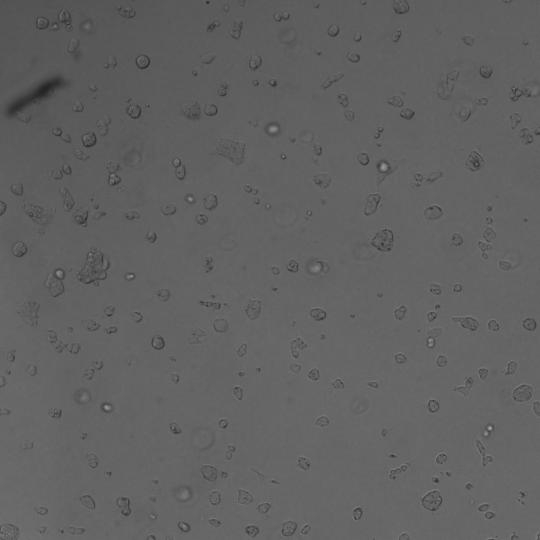
#> input picture experiment-cisplatin-drug-screen/import/images/R2C2_F10P1T0_220405-106TP24-15BME-CisGemCarbo.tiff, 1080 x 1080 px (shown at 1/2 size); its folder holds only this picture in this run
$ python -i Post-Processing.py   (imports and definitions only)
#> lines starting #> are read from the running program, lines starting #| are printed output that depends on the picture; after the words box and inside, x2 and y2 are one past the last pixel; in counts of white or black regions, pixels touching at a corner belong together
#> further down, picture is the input picture: shape (1080, 1080); min 36, max 172, mean 97.1
from OrganoTrack.Displaying import Display
import cv2 as cv
import numpy as np
import random as rng

# [1 line not run here, left out]

def SeparateOverlappingObjets(currentImage):

    displayState = False
    displayScale = 0.5

    # Perform the distance transform algorithm
    dist = cv.distanceTransform(currentImage, cv.DIST_L2, 3)
#> dist: shape (1080, 1080) float32; every value is 3.4e+38
    cv.normalize(dist, dist, 0, 1.0, cv.NORM_MINMAX)
#> dist: shape (1080, 1080) float32; every value is 0

    if displayState:
        Display('distance transform', dist, displayScale)

    # Threshold to obtain the peaks
    # This will be the markers for the foreground objects
    _, dist = cv.threshold(dist, 0.4, 1.0, cv.THRESH_BINARY)
    if displayState:
        Display('peaks', dist, displayScale)

    # Dilate a bit the peaks image
    kernel1 = np.ones((3, 3), dtype=np.uint8)
    dist = cv.dilate(dist, kernel1)
    if displayState:
        Display('dilated', dist, displayScale)

    # Create the CV_8U version of the distance image
    # It is needed for findContours()
    dist_8u = dist.astype('uint8')
#> dist_8u: shape (1080, 1080); every value is 0

    # Find total markers
    contours, _ = cv.findContours(dist_8u, cv.RETR_EXTERNAL, cv.CHAIN_APPROX_SIMPLE)
#> contours = []

    # Create the marker image for the watershed algorithm
    markers = np.zeros(dist.shape, dtype=np.int32)

    # Draw the foreground markers
    for i in range(len(contours)):
        cv.drawContours(markers, contours, i, (i + 1), -1)
#> this loop made 0 passes

    # Draw the background marker
    cv.circle(markers, (5, 5), 3, (255, 255, 255), -1)
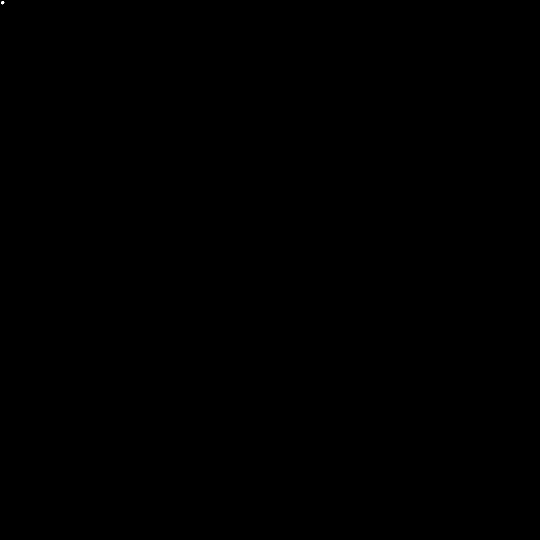
#> markers: shape (1080, 1080) int32 (shown at 1/2 size); 0% white; 1 white region, box (x1, y1, x2, y2) and area: (2, 2, 9, 9) 29
    markers_8u = (markers * 10).astype('uint8')
    if displayState:
        Display('Markers', markers_8u, displayScale)

    #
    backtorgb = cv.cvtColor(currentImage, cv.COLOR_GRAY2RGB)

    # Perform the watershed algorithm
    cv.watershed(backtorgb, markers)

    # mark = np.zeros(markers.shape, dtype=np.uint8)
    mark = markers.astype('uint8')
#> mark: shape (1080, 1080); every value is 255
    mark = cv.bitwise_not(mark)
    # uncomment this if you want to see how the mark
    # image looks like at that point
    if displayState:
        Display('Markers_v2', mark, displayScale)


    # Generate random colors
    colors = []
    for contour in contours:
        colors.append((rng.randint(0, 256), rng.randint(0, 256), rng.randint(0, 256)))
#> after the loop, colors = []

    # Create the result image
    dst = np.zeros((markers.shape[0], markers.shape[1], 3), dtype=np.uint8)

    # Fill labeled objects with random colors
    for i in range(markers.shape[0]):
        for j in range(markers.shape[1]):
            index = markers[i, j]
            if index > 0 and index <= len(contours):
                dst[i, j, :] = colors[index - 1]
#> dst: shape (1080, 1080, 3); every value is 0

    # Visualize the OrganoTrack image
    if displayState:
        Display('Final Result', dst, displayScale)

    # convert the input image to grayscale
    gray = cv.cvtColor(dst, cv.COLOR_BGR2GRAY)


    # apply thresholding to convert grayscale to binary image
    _, thresh = cv.threshold(gray, 10, 255, 0)
    if displayState:
        Display('Final binary', thresh, displayScale)

>>> import cv2
>>> picture = cv2.imread('../experiment-cisplatin-drug-screen/import/images/R2C2_F10P1T0_220405-106TP24-15BME-CisGemCarbo.tiff', cv2.IMREAD_GRAYSCALE)
>>> result = SeparateOverlappingObjets(picture)
